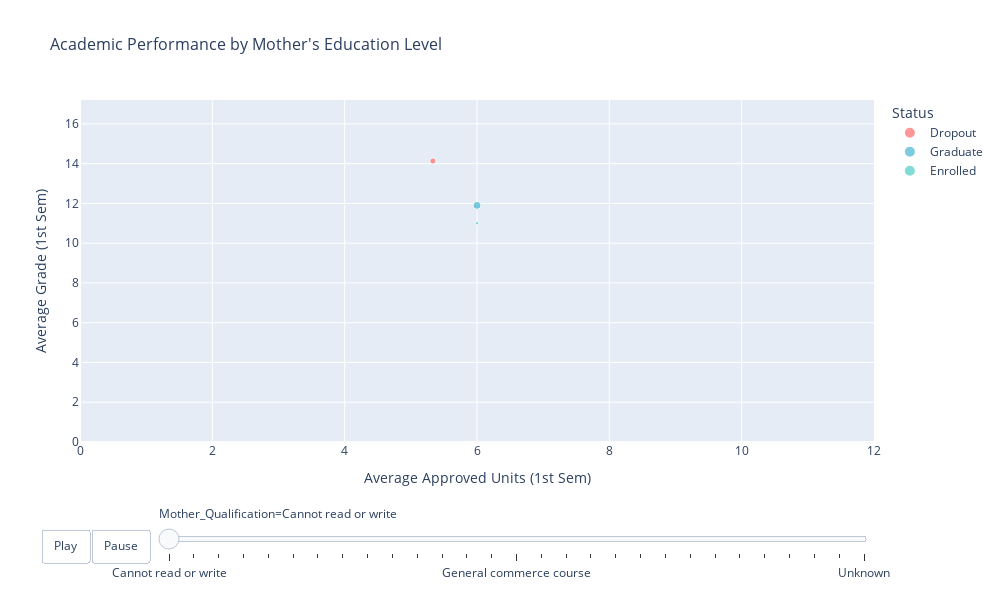

This figure's notebook cell:
### Code cell
# Visualize correlation of mother's qualification towards target

# Get the unique mother qualification categories that exist in the data
mother_qual_categories = sorted(data['Mother qualification_cat'].dropna().unique())

# Define logical ordering for education levels (lowest to highest)
education_order = [
    'Cannot read or write',
    'Can read without having a 4th year of schooling',
    'Basic education 1st cycle (4th/5th year) or equivalent',
    'Basic Education 2nd Cycle (6th/7th/8th Year) or equivalent',
    '7th year of schooling',
    '7th Year (Old)',
    '8th year of schooling',
    '9th Year of Schooling—not completed',
    'Basic Education 3rd Cycle (9th/10th/11th Year) or Equivalent',
    '10th Year of Schooling',
    '11th Year of Schooling—not completed',
    'Other—11th Year of Schooling',
    '12th Year of Schooling—not completed',
    'Secondary Education—12th Year of Schooling or Equivalent',
    'General commerce course',
    'Technical-professional course',
    'Complementary High School Course',
    'Complementary High School Course—not concluded',
    '2nd year complementary high school course',
    '2nd cycle of the general high school course',
    'General Course of Administration and Commerce',
    'Supplementary Accounting and Administration',
    'Frequency of Higher Education',
    'Technological specialization course',
    'Professional higher technical course',
    'Specialized higher studies course',
    'Higher Education—bachelor\'s degree',
    'Higher education—degree (1st cycle)',
    'Higher Education—degree',
    'Higher Education—master\'s degree (2nd cycle)',
    'Higher Education—master\'s degree',
    'Higher Education—doctorate (3rd cycle)',
    'Higher Education—doctorate',
    'Unknown'
]

# Filter to only categories that exist in our data
mother_qual_order = [cat for cat in education_order if cat in mother_qual_categories]

# Prepare data for animation
mother_anim_data = []
for mother_qual in mother_qual_order:
    for target in data['Target'].unique():
        subset = data[(data['Mother qualification_cat'] == mother_qual) & (data['Target'] == target)]
        if len(subset) > 0:
            mother_anim_data.append({
                'Mother_Qualification': mother_qual,
                'Target': target,
                'Avg_Approved_1st': subset['Curricular units 1st sem (approved)'].mean(),
                'Avg_1st_Sem_Grade': subset['Curricular units 1st sem (grade)'].mean(),
                'Avg_Approved_2nd': subset['Curricular units 2nd sem (approved)'].mean(),
                'Count': len(subset)
            })

df_mother_anim = pd.DataFrame(mother_anim_data)

# Create animated scatter plot
fig2 = px.scatter(df_mother_anim,
                  x='Avg_Approved_1st',
                  y='Avg_1st_Sem_Grade',
                  animation_frame='Mother_Qualification',
                  color='Target',
                  size='Count',
                  hover_name='Target',
                  hover_data={
                      'Avg_Approved_1st': ':.2f',
                      'Avg_1st_Sem_Grade': ':.2f',
                      'Count': True,
                      'Target': False
                  },
                  title='Academic Performance by Mother\'s Education Level',
                  labels={
                      'Avg_Approved_1st': 'Average Approved Units (1st Sem)',
                      'Avg_1st_Sem_Grade': 'Average Grade (1st Sem)',
                      'Target': 'Status'
                  },
                  color_discrete_map={'Dropout': '#ff6b6b', 'Enrolled': '#4ecdc4', 'Graduate': '#45b7d1'},
                  size_max=60)

# Graph informations
fig2.update_layout(
    width=1000,
    height=600,
    font=dict(size=12),
    title_font_size=16,
    xaxis=dict(range=[0, df_mother_anim['Avg_Approved_1st'].max() + 1]),
    yaxis=dict(range=[0, df_mother_anim['Avg_1st_Sem_Grade'].max() + 2]),
    updatemenus=[{
        'buttons': [
            {'args': [None, {'frame': {'duration': 1000, 'redraw': True}, 'fromcurrent': True}], 'label': 'Play', 'method': 'animate'},
            {'args': [[None], {'frame': {'duration': 0, 'redraw': True}, 'mode': 'immediate', 'transition': {'duration': 0}}], 'label': 'Pause', 'method': 'animate'}
        ],
        'direction': 'left',
        'pad': {'r': 10, 't': 87},
        'showactive': False,
        'type': 'buttons',
        'x': 0.1,
        'xanchor': 'right',
        'y': 0,
        'yanchor': 'top'
    }]
)
# Save graph as HTML
fig2.write_html('images/viz/academic_performance_mother_qualification_animation.html')

# Save as GIF (requires kaleido and Pillow)
try:
    from PIL import Image
    import io
    
    frames = []
    mother_quals = df_mother_anim['Mother_Qualification'].unique()
    
    # Create a figure for each mother qualification frame
    for mother_qual in mother_quals:
        # Filter data for current mother qualification
        frame_data = df_mother_anim[df_mother_anim['Mother_Qualification'] == mother_qual]
        
        # Create a new figure with the same layout
        fig_frame = px.scatter(frame_data,
                               x='Avg_Approved_1st',
                               y='Avg_1st_Sem_Grade',
                               color='Target',
                               size='Count',
                               title=f'Academic Performance - Mother\'s Education Level: {mother_qual}',
                               labels={
                                   'Avg_Approved_1st': 'Average Approved Units (1st Sem)',
                                   'Avg_1st_Sem_Grade': 'Average Grade (1st Sem)',
                                   'Target': 'Status'
                               },
                               color_discrete_map={'Dropout': '#ff6b6b', 'Enrolled': '#4ecdc4', 'Graduate': '#45b7d1'},
                               size_max=60)
        
        fig_frame.update_layout(
            width=1000,
            height=600,
            font=dict(size=12),
            title_font_size=16,
            xaxis=dict(range=[0, df_mother_anim['Avg_Approved_1st'].max() + 1]),
            yaxis=dict(range=[0, df_mother_anim['Avg_1st_Sem_Grade'].max() + 2])
        )
        
        # Convert to image
        img_bytes = fig_frame.to_image(format="png", width=1000, height=600)
        img = Image.open(io.BytesIO(img_bytes))
        frames.append(img)
    
    # Save as GIF
    frames[0].save(
        'images/viz/academic_performance_mother_qualification_animation.gif',
        save_all=True,
        append_images=frames[1:],
        duration=1000,  # milliseconds per frame
        loop=0  # infinite loop
    )
    print("✓ GIF saved successfully!")
except ImportError as e:
    print(f"⚠ Cannot save GIF: {e}")
    print("Install required packages: pip install kaleido pillow")
except Exception as e:
    print(f"⚠ Error saving GIF: {e}")

fig2.show()

# Statistics
print("\nSummary: Academic Performance by Mother's Education Level")
print("="*80)
print(df_mother_anim.pivot_table(
    values=['Avg_1st_Sem_Grade', 'Count'],
    index='Mother_Qualification',
    columns='Target',
    aggfunc='mean'
).round(2))

### Figure 1 — Plotly figure (JSON) as saved in the notebook; plotly's stock layout.template omitted (floating-point values rounded to 4 significant figures)
{"data": [{"customdata": [[3, "Dropout"]], "hovertemplate": "<b>%{hovertext}</b><br><br>Mother_Qualification=Cannot read or write<br>Average Approved Units (1st Sem)=%{x:.2f}<br>Average Grade (1st Sem)=%{y:.2f}<br>Count=%{customdata[0]}<extra></extra>", "hovertext": ["Dropout"], "legendgroup": "Dropout", "marker": {"color": "#ff6b6b", "size": [3], "sizemode": "area", "sizeref": 0.1569, "symbol": "circle"}, "mode": "markers", "name": "Dropout", "orientation": "v", "showlegend": true, "type": "scatter", "x": [5.333], "xaxis": "x", "y": [14.13], "yaxis": "y"}, {"customdata": [[5, "Graduate"]], "hovertemplate": "<b>%{hovertext}</b><br><br>Mother_Qualification=Cannot read or write<br>Average Approved Units (1st Sem)=%{x:.2f}<br>Average Grade (1st Sem)=%{y:.2f}<br>Count=%{customdata[0]}<extra></extra>", "hovertext": ["Graduate"], "legendgroup": "Graduate", "marker": {"color": "#45b7d1", "size": [5], "sizemode": "area", "sizeref": 0.1569, "symbol": "circle"}, "mode": "markers", "name": "Graduate", "orientation": "v", "showlegend": true, "type": "scatter", "x": [6.0], "xaxis": "x", "y": [11.9], "yaxis": "y"}, {"customdata": [[1, "Enrolled"]], "hovertemplate": "<b>%{hovertext}</b><br><br>Mother_Qualification=Cannot read or write<br>Average Approved Units (1st Sem)=%{x:.2f}<br>Average Grade (1st Sem)=%{y:.2f}<br>Count=%{customdata[0]}<extra></extra>", "hovertext": ["Enrolled"], "legendgroup": "Enrolled", "marker": {"color": "#4ecdc4", "size": [1], "sizemode": "area", "sizeref": 0.1569, "symbol": "circle"}, "mode": "markers", "name": "Enrolled", "orientation": "v", "showlegend": true, "type": "scatter", "x": [6.0], "xaxis": "x", "y": [11.0], "yaxis": "y"}], "layout": {"font": {"size": 12}, "height": 600, "legend": {"itemsizing": "constant", "title": {"text": "Status"}, "tracegroupgap": 0}, "sliders": [{"active": 0, "currentvalue": {"prefix": "Mother_Qualification="}, "len": 0.9, "pad": {"b": 10, "t": 60}, "steps": [{"args": [["Cannot read or write"], {"frame": {"duration": 0, "redraw": false}, "fromcurrent": true, "mode": "immediate", "transition": {"duration": 0, "easing": "linear"}}], "label": "Cannot read or write", "method": "animate"}, {"args": [["Can read without having a 4th year of schooling"], {"frame": {"duration": 0, "redraw": false}, "fromcurrent": true, "mode": "immediate", "transition": {"duration": 0, "easing": "linear"}}], "label": "Can read without having a 4th year of schooling", "method": "animate"}, {"args": [["Basic education 1st cycle (4th/5th year) or equivalent"], {"frame": {"duration": 0, "redraw": false}, "fromcurrent": true, "mode": "immediate", "transition": {"duration": 0, "easing": "linear"}}], "label": "Basic education 1st cycle (4th/5th year) or equivalent", "method": "animate"}, {"args": [["Basic Education 2nd Cycle (6th/7th/8th Year) or equivalent"], {"frame": {"duration": 0, "redraw": false}, "fromcurrent": true, "mode": "immediate", "transition": {"duration": 0, "easing": "linear"}}], "label": "Basic Education 2nd Cycle (6th/7th/8th Year) or equivalent", "method": "animate"}, {"args": [["7th year of schooling"], {"frame": {"duration": 0, "redraw": false}, "fromcurrent": true, "mode": "immediate", "transition": {"duration": 0, "easing": "linear"}}], "label": "7th year of schooling", "method": "animate"}, {"args": [["7th Year (Old)"], {"frame": {"duration": 0, "redraw": false}, "fromcurrent": true, "mode": "immediate", "transition": {"duration": 0, "easing": "linear"}}], "label": "7th Year (Old)", "method": "animate"}, {"args": [["8th year of schooling"], {"frame": {"duration": 0, "redraw": false}, "fromcurrent": true, "mode": "immediate", "transition": {"duration": 0, "easing": "linear"}}], "label": "8th year of schooling", "method": "animate"}, {"args": [["9th Year of Schooling—not completed"], {"frame": {"duration": 0, "redraw": false}, "fromcurrent": true, "mode": "immediate", "transition": {"duration": 0, "easing": "linear"}}], "label": "9th Year of Schooling—not completed", "method": "animate"}, {"args": [["Basic Education 3rd Cycle (9th/10th/11th Year) or Equivalent"], {"frame": {"duration": 0, "redraw": false}, "fromcurrent": true, "mode": "immediate", "transition": {"duration": 0, "easing": "linear"}}], "label": "Basic Education 3rd Cycle (9th/10th/11th Year) or Equivalent", "method": "animate"}, {"args": [["10th Year of Schooling"], {"frame": {"duration": 0, "redraw": false}, "fromcurrent": true, "mode": "immediate", "transition": {"duration": 0, "easing": "linear"}}], "label": "10th Year of Schooling", "method": "animate"}, {"args": [["11th Year of Schooling—not completed"], {"frame": {"duration": 0, "redraw": false}, "fromcurrent": true, "mode": "immediate", "transition": {"duration": 0, "easing": "linear"}}], "label": "11th Year of Schooling—not completed", "method": "animate"}, {"args": [["Other—11th Year of Schooling"], {"frame": {"duration": 0, "redraw": false}, "fromcurrent": true, "mode": "immediate", "transition": {"duration": 0, "easing": "linear"}}], "label": "Other—11th Year of Schooling", "method": "animate"}, {"args": [["12th Year of Schooling—not completed"], {"frame": {"duration": 0, "redraw": false}, "fromcurrent": true, "mode": "immediate", "transition": {"duration": 0, "easing": "linear"}}], "label": "12th Year of Schooling—not completed", "method": "animate"}, {"args": [["Secondary Education—12th Year of Schooling or Equivalent"], {"frame": {"duration": 0, "redraw": false}, "fromcurrent": true, "mode": "immediate", "transition": {"duration": 0, "easing": "linear"}}], "label": "Secondary Education—12th Year of Schooling or Equivalent", "method": "animate"}, {"args": [["General commerce course"], {"frame": {"duration": 0, "redraw": false}, "fromcurrent": true, "mode": "immediate", "transition": {"duration": 0, "easing": "linear"}}], "label": "General commerce course", "method": "animate"}, {"args": [["Technical-professional course"], {"frame": {"duration": 0, "redraw": false}, "fromcurrent": true, "mode": "immediate", "transition": {"duration": 0, "easing": "linear"}}], "label": "Technical-professional course", "method": "animate"}, {"args": [["Complementary High School Course"], {"frame": {"duration": 0, "redraw": false}, "fromcurrent": true, "mode": "immediate", "transition": {"duration": 0, "easing": "linear"}}], "label": "Complementary High School Course", "method": "animate"}, {"args": [["Complementary High School Course—not concluded"], {"frame": {"duration": 0, "redraw": false}, "fromcurrent": true, "mode": "immediate", "transition": {"duration": 0, "easing": "linear"}}], "label": "Complementary High School Course—not concluded", "method": "animate"}, {"args": [["2nd year complementary high school course"], {"frame": {"duration": 0, "redraw": false}, "fromcurrent": true, "mode": "immediate", "transition": {"duration": 0, "easing": "linear"}}], "label": "2nd year complementary high school course", "method": "animate"}, {"args": [["2nd cycle of the general high school course"], {"frame": {"duration": 0, "redraw": false}, "fromcurrent": true, "mode": "immediate", "transition": {"duration": 0, "easing": "linear"}}], "label": "2nd cycle of the general high school course", "method": "animate"}, {"args": [["General Course of Administration and Commerce"], {"frame": {"duration": 0, "redraw": false}, "fromcurrent": true, "mode": "immediate", "transition": {"duration": 0, "easing": "linear"}}], "label": "General Course of Administration and Commerce", "method": "animate"}, {"args": [["Supplementary Accounting and Administration"], {"frame": {"duration": 0, "redraw": false}, "fromcurrent": true, "mode": "immediate", "transition": {"duration": 0, "easing": "linear"}}], "label": "Supplementary Accounting and Administration", "method": "animate"}, {"args": [["Frequency of Higher Education"], {"frame": {"duration": 0, "redraw": false}, "fromcurrent": true, "mode": "immediate", "transition": {"duration": 0, "easing": "linear"}}], "label": "Frequency of Higher Education", "method": "animate"}, {"args": [["Technological specialization course"], {"frame": {"duration": 0, "redraw": false}, "fromcurrent": true, "mode": "immediate", "transition": {"duration": 0, "easing": "linear"}}], "label": "Technological specialization course", "method": "animate"}, {"args": [["Higher Education—bachelor's degree"], {"frame": {"duration": 0, "redraw": false}, "fromcurrent": true, "mode": "immediate", "transition": {"duration": 0, "easing": "linear"}}], "label": "Higher Education—bachelor's degree", "method": "animate"}, {"args": [["Higher Education—degree"], {"frame": {"duration": 0, "redraw": false}, "fromcurrent": true, "mode": "immediate", "transition": {"duration": 0, "easing": "linear"}}], "label": "Higher Education—degree", "method": "animate"}, {"args": [["Higher Education—master's degree"], {"frame": {"duration": 0, "redraw": false}, "fromcurrent": true, "mode": "immediate", "transition": {"duration": 0, "easing": "linear"}}], "label": "Higher Education—master's degree", "method": "animate"}, {"args": [["Higher Education—doctorate"], {"frame": {"duration": 0, "redraw": false}, "fromcurrent": true, "mode": "immediate", "transition": {"duration": 0, "easing": "linear"}}], "label": "Higher Education—doctorate", "method": "animate"}, {"args": [["Unknown"], {"frame": {"duration": 0, "redraw": false}, "fromcurrent": true, "mode": "immediate", "transition": {"duration": 0, "easing": "linear"}}], "label": "Unknown", "method": "animate"}], "x": 0.1, "xanchor": "left", "y": 0, "yanchor": "top"}], "title": {"font": {"size": 16}, "text": "Academic Performance by Mother's Education Level"}, "updatemenus": [{"buttons": [{"args": [null, {"frame": {"duration": 1000, "redraw": true}, "fromcurrent": true}], "label": "Play", "method": "animate"}, {"args": [[null], {"frame": {"duration": 0, "redraw": true}, "mode": "immediate", "transition": {"duration": 0}}], "label": "Pause", "method": "animate"}], "direction": "left", "pad": {"r": 10, "t": 87}, "showactive": false, "type": "buttons", "x": 0.1, "xanchor": "right", "y": 0, "yanchor": "top"}], "width": 1000, "xaxis": {"anchor": "y", "domain": [0, 1], "range": [0, 12], "title": {"text": "Average Approved Units (1st Sem)"}}, "yaxis": {"anchor": "x", "domain": [0, 1], "range": [0, 17.2], "title": {"text": "Average Grade (1st Sem)"}}}}
